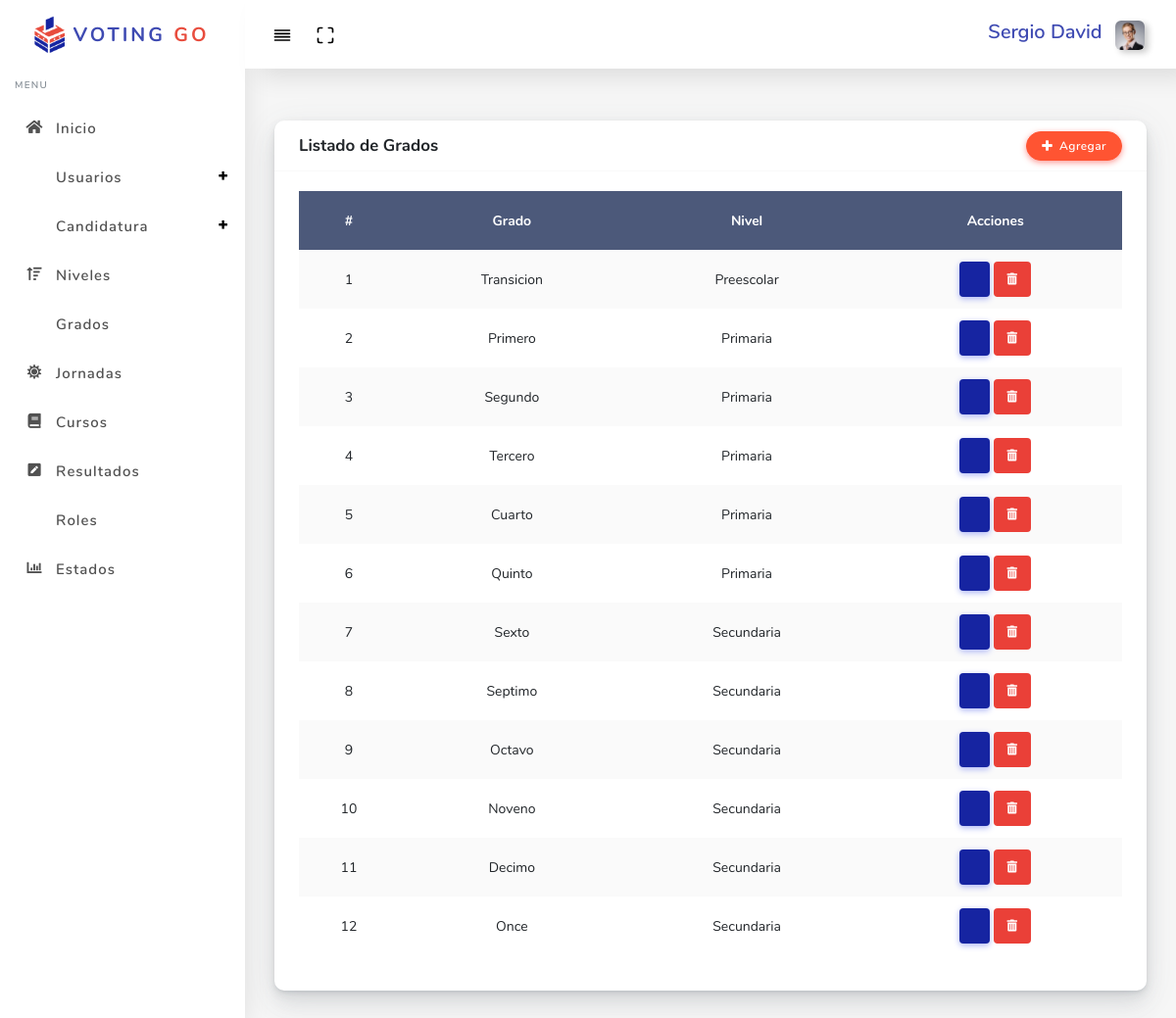
The page /?controller=grade (signed in) on the database its author committed.
### tables this page shows
CREATE TABLE `grades` (
  `id` int(11) NOT NULL,
  `grade_name` varchar(20) NOT NULL,
  `level_idfk` int(11) NOT NULL
);

CREATE TABLE `levels` (
  `id` int(11) NOT NULL,
  `level_name` varchar(20) NOT NULL
);

### controllers/GradeController.php (called while the page is built, shortened)
<?php
	require 'models/Grade.php';
	class GradeController
	{
		private $model;
		public function __construct()
		{
			$this->model = new Grade;
		}
		public function index()
		{
			require 'views/layout.php';
			$grades = $this->model->getAll();
			require 'views/grade/listGrade.php';
		}
	}

### models/Grade.php (called while the page is built, shortened)
<?php
	class Grade
	{
		private $pdo;
		public function __construct()
		{
			try {
				$this->pdo = new Database;
			} catch(PDOException $e) {
				die($e->getMessage());
			}
		}
		public function getAll()
		{
			try {
				$strSql = "SELECT g.*, level_name FROM grades g
				inner join levels l on l.id=g.level_idfk";
				$query = $this->pdo->select($strSql);
				return $query;
			} catch(PDOException $e) {
				die($e->getMessage());
			}
		}
	}

### providers/Database.php (called while the page is built, shortened)
<?php
class Database extends PDO
{
	public function select($strSql, $arrayData = array(), $fetchMode = PDO::FETCH_OBJ)
	{
		$query = $this->prepare($strSql);
		if(!$query->execute()) {
			echo "Error, la Consulta no se Realizó";
		} else {
			return $query->fetchAll($fetchMode);
		}
	}
}

### views/grade/listGrade.php (shortened to what this page needs)
<link rel="stylesheet" href="assets/bundles/datatables/datatables.min.css">
<link rel="stylesheet" href="assets/bundles/datatables/DataTables-1.10.16/css/dataTables.bootstrap4.min.css">
<div class="main-content">
  <section class="section">
    <div class="section-body">
      <div class="row">
        <div class="col-12">
          <div class="card">
            <div class="card-header">
              <h4>Listado de Grados</h4>
              <button type="button" class="btn btn-icon icon-left btn-danger ml-auto" data-toggle="modal" data-target="#basicModal"><i class="fas fa-plus"></i> Agregar</button>
            </div>
            <div class="card-body">
              <div class="table-responsive">
                <table class="table table-striped table-hover" id="table-2">
                  <thead>
                    <tr>
                      <th>#</th>
                      <th>Grado</th>
                      <th>Nivel</th>
                      <th>Acciones</th>
                    </tr>
                  </thead>
                  <tbody>
                    <?php foreach ($grades as $grade) : ?>
                      <tr>
                        <td>
                          <?php echo $grade->id ?>
                        </td>
                        <td>
                          <?php echo $grade->grade_name ?>
                        </td>
                        <td class="align-middle">
                          <?php echo $grade->level_name ?>
                        </td>
                        <td>
                            <a href="?controller=Grade&method=edit&id=<?php echo $grade->id ?>" data-toggle="modal" data-target="#basicModal<?php echo $grade->id ?>" class="btn btn-icon icon-left btn-primary"><i class="fas fa-pen"></i></a>
                            <a href="?controller=grade&method=delete&id=<?php echo $grade->id ?>" type="button" class="btn btn-icon" style="background-color: #ea4038; color: #fff;"><i class="fas fa-trash-alt"></i></a>
                        </td>
                      </tr>
                    <?php endforeach ?>
                  </tbody>
                </table>
              </div>
            </div>
          </div>
        </div>
      </div>
    </div>
  </section>
</div>

### assets/css/style2.css (style rules this page uses)
th { text-align: center; }
td { text-align: center; }

### rows shown on the page
grades: id "1", grade_name "Transicion", level_idfk.level_name "Preescolar"
grades: id "2", grade_name "Primero", level_idfk.level_name "Primaria"
grades: id "3", grade_name "Segundo", level_idfk.level_name "Primaria"
grades: id "4", grade_name "Tercero", level_idfk.level_name "Primaria"
grades: id "5", grade_name "Cuarto", level_idfk.level_name "Primaria"
grades: id "6", grade_name "Quinto", level_idfk.level_name "Primaria"
grades: id "7", grade_name "Sexto", level_idfk.level_name "Secundaria"
grades: id "8", grade_name "Septimo", level_idfk.level_name "Secundaria"
grades: id "9", grade_name "Octavo", level_idfk.level_name "Secundaria"
grades: id "10", grade_name "Noveno", level_idfk.level_name "Secundaria"
grades: id "11", grade_name "Decimo", level_idfk.level_name "Secundaria"
grades: id "12", grade_name "Once", level_idfk.level_name "Secundaria"

### other values the page prints
$_SESSION['user']->name "Sergio David"
